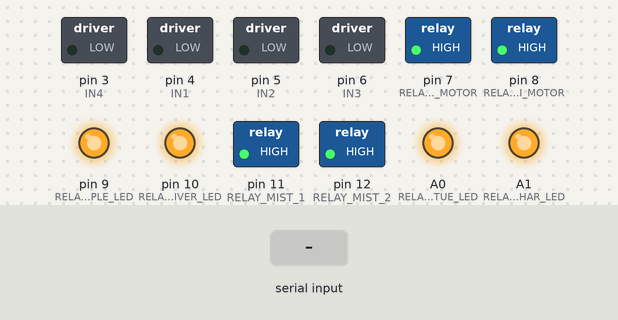
The sketch below on a simulated Arduino Uno, built with avr-gcc and run on an emulated ATmega328P. Shown: switched loads named in the sketch (green lamp = pin HIGH), output pins drawn as LEDs (lit = HIGH). The inputs (shaded band) are chosen by the test bench. What the sketch prints to the serial monitor is not drawn.

Above: at 1.2 s.
1.3 s: "K_ON\n" received over Serial
At 2.0 s:
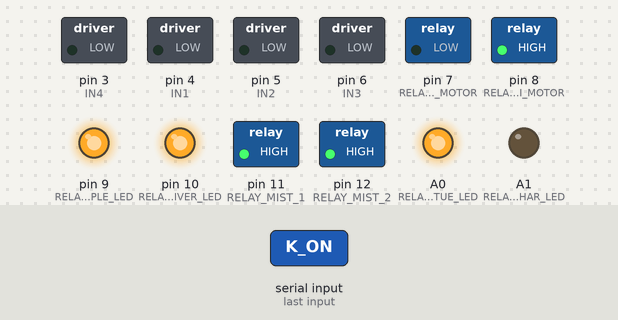
2.8 s: "R_ON\n" received over Serial
At 5.4 s:
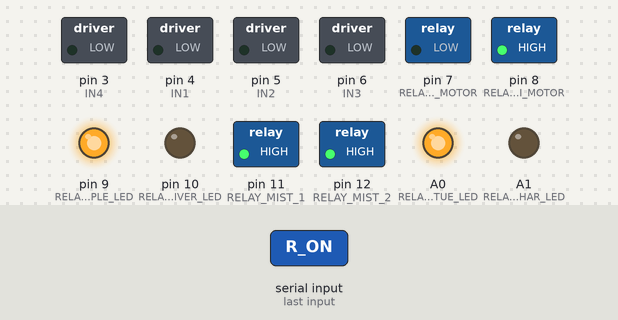
5.7 s: "W_ON\n" received over Serial
At 7.8 s:
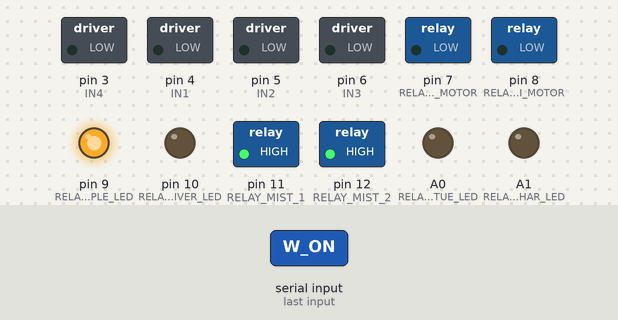
8.7 s: "T_ON\n" received over Serial
At 9.9 s:
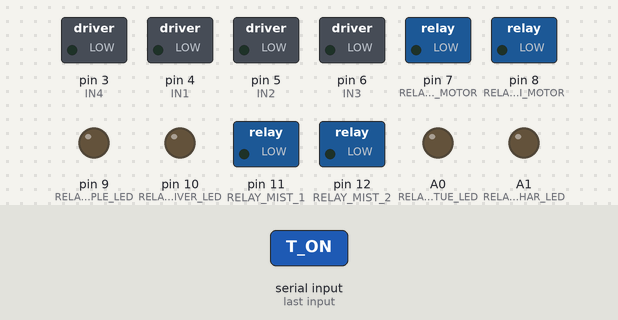
10.2 s: "SHOW_ON\n" received over Serial
At 11.3 s:
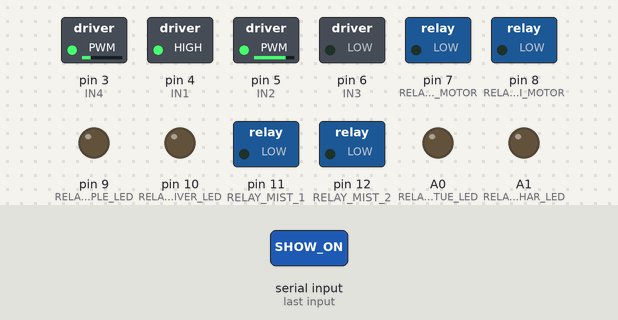
Timing chart, 0 to 16.3 s (numbered marks = the images above; inputs shaded):
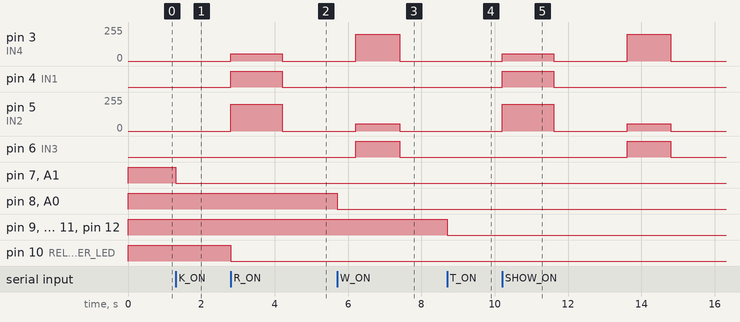

The sketch:

kurma_controller.ino
```cpp
/* ============================================================================
 *  KURMA MAKHAR CONTROLLER  --  Arduino UNO
 *  Matches the actual wiring on the board:
 *
 *    PIR  ........... 5V / GND / D2
 *    L298N (river) .. IN4=D3  IN1=D4  IN2=D5  IN3=D6
 *    JD1  .. D7 ..... Kurma synchronous AC motor
 *    JD3  .. D8 ..... Warkari fugadi AC motor
 *    JD5  .. D9 ..... Temple LED
 *    JD7  .. D10 .... River LED
 *    JD9  .. D11 .... Temple mist maker #1
 *    JD11 .. D12 .... Temple mist maker #2
 *    JD13 .. A0 ..... Warkari statue LED
 *    JD15 .. A1 ..... Makhar LED (main makhar lighting)
 *
 *  Relay board is ACTIVE LOW:  LOW = relay ON,  HIGH = relay OFF.
 *
 *  ---------------------------------------------------------------------------
 *  PROTOCOL (the Android app is the brain, this sketch is only the muscle)
 *
 *  Arduino -> App :  "READY"   once after boot / reset
 *                    "MOTION"  every time the PIR sees movement
 *                              (repeated at most once a second while movement
 *                               continues -- the app uses this to work out
 *                               when the crowd has actually left)
 *
 *  App -> Arduino :  "K_ON"     step 1: makhar LED + kurma motor
 *                    "R_ON"     step 2: river LED + river motor cycle
 *                    "W_ON"     step 3: fugadi motor + warkari statue LED
 *                    "T_ON"     step 4: temple LED + both mist makers
 *                    "SHOW_ON"  10-minute darshan showcase: everything lit,
 *                               river loops gently, mist is duty-cycled
 *                    "ALL_OFF"  everything off
 *                    "PING"     keep-alive (resets the watchdog)
 *
 *  NOTE: the old 60-second hardware auto-shutdown was removed on purpose --
 *  it fought with the app's 10-minute showcase and killed the lights mid-show.
 *  A long watchdog (WATCHDOG_MS) replaces it: if the app goes silent or the
 *  tablet is unplugged, everything is switched off safely.
 * ========================================================================== */

// --------------------------- PIN DEFINITIONS -------------------------------
#define PIR_PIN 2

// River motors (L298N) -- keep this exact IN order, it matches the wiring
#define IN4 3
#define IN1 4
#define IN2 5
#define IN3 6

// Relays (active LOW)
#define RELAY_KURMA_MOTOR   7    // JD1
#define RELAY_FUGADI_MOTOR  8    // JD3
#define RELAY_TEMPLE_LED    9    // JD5
#define RELAY_RIVER_LED     10   // JD7
#define RELAY_MIST_1        11   // JD9
#define RELAY_MIST_2        12   // JD11
#define RELAY_STATUE_LED    A0   // JD13
#define RELAY_MAKHAR_LED    A1   // JD15

const uint8_t RELAY_PINS[] = {
  RELAY_KURMA_MOTOR, RELAY_FUGADI_MOTOR, RELAY_TEMPLE_LED, RELAY_RIVER_LED,
  RELAY_MIST_1, RELAY_MIST_2, RELAY_STATUE_LED, RELAY_MAKHAR_LED
};
const uint8_t RELAY_COUNT = sizeof(RELAY_PINS);

#define RELAY_ON  LOW
#define RELAY_OFF HIGH

// ------------------------------ SETTINGS -----------------------------------
unsigned long timeM1 = 1200;              // river motor reverse leg (ms)
unsigned long timeM2 = 1400;              // river motor forward leg (ms)
unsigned long riverPause = 2000;          // pause between legs (ms)
int motorSpeed = 55;                      // river motor PWM

const unsigned long PIR_WARMUP_MS    = 30000UL;   // ignore PIR right after boot
const unsigned long MOTION_REPEAT_MS = 1000UL;    // min gap between MOTION lines
const unsigned long RIVER_LOOP_GAP   = 6000UL;    // idle gap when river loops in showcase

// Mist makers are duty-cycled during the long showcase so they are never
// left running dry for ten minutes straight.
const unsigned long MIST_ON_MS  = 120000UL;       // 2 min on
const unsigned long MIST_OFF_MS = 60000UL;        // 1 min off

// If the app says nothing at all for this long, shut the makhar down.
const unsigned long WATCHDOG_MS = 20UL * 60UL * 1000UL;   // 20 minutes

// --------------------------- STATE & TIMERS --------------------------------
String  inputString = "";
bool    stringComplete = false;

unsigned long lastMotionSent = 0;
unsigned long lastCommandAt  = 0;
bool          outputsActive  = false;

// Non-blocking river cycle: 0 = idle, 1 = forward, 2 = pause, 3 = reverse, 4 = loop gap
uint8_t       riverPhase = 0;
unsigned long riverPhaseStart = 0;
bool          riverLoop = false;          // keep repeating (showcase mode)

// Mist duty cycling during showcase
bool          mistCycling = false;
bool          mistOnNow   = false;
unsigned long mistPhaseStart = 0;

void setup() {
  Serial.begin(9600);
  inputString.reserve(32);

  pinMode(PIR_PIN, INPUT);

  pinMode(IN1, OUTPUT); pinMode(IN2, OUTPUT);
  pinMode(IN3, OUTPUT); pinMode(IN4, OUTPUT);
  stopRiverMotors();

  for (uint8_t i = 0; i < RELAY_COUNT; i++) {
    pinMode(RELAY_PINS[i], OUTPUT);
    digitalWrite(RELAY_PINS[i], RELAY_OFF);
  }

  lastCommandAt = millis();
  Serial.println("READY");
}

void loop() {
  handlePir();
  serviceRiver();
  serviceMist();
  handleCommand();
  serviceWatchdog();
}

// ------------------------------- PIR ---------------------------------------
// Report movement, nothing else. The app owns every decision about whether a
// sequence should play, so the sketch never suppresses or filters motion.
void handlePir() {
  if (millis() < PIR_WARMUP_MS) return;

  if (digitalRead(PIR_PIN) == HIGH) {
    if (millis() - lastMotionSent >= MOTION_REPEAT_MS) {
      lastMotionSent = millis();
      Serial.println("MOTION");
    }
  }
}

// --------------------------- SERIAL COMMANDS -------------------------------
void serialEvent() {
  while (Serial.available()) {
    char inChar = (char)Serial.read();
    if (inChar == '\n' || inChar == '\r') {
      if (inputString.length() > 0) stringComplete = true;
    } else {
      if (inputString.length() < 30) inputString += inChar;
    }
  }
}

void handleCommand() {
  if (!stringComplete) return;

  inputString.trim();
  lastCommandAt = millis();

  if (inputString == "K_ON") {                 // step 1 - kurma
    digitalWrite(RELAY_MAKHAR_LED, RELAY_ON);
    digitalWrite(RELAY_KURMA_MOTOR, RELAY_ON);
    outputsActive = true;
  }
  else if (inputString == "R_ON") {            // step 2 - river
    digitalWrite(RELAY_MAKHAR_LED, RELAY_ON);
    digitalWrite(RELAY_RIVER_LED, RELAY_ON);
    startRiverCycle(false);
    outputsActive = true;
  }
  else if (inputString == "W_ON") {            // step 3 - warkari
    digitalWrite(RELAY_FUGADI_MOTOR, RELAY_ON);
    digitalWrite(RELAY_STATUE_LED, RELAY_ON);
    outputsActive = true;
  }
  else if (inputString == "T_ON") {            // step 4 - temple + mist
    digitalWrite(RELAY_TEMPLE_LED, RELAY_ON);
    mistOn();
    mistCycling = false;
    outputsActive = true;
  }
  else if (inputString == "SHOW_ON") {         // 10-minute darshan showcase
    digitalWrite(RELAY_MAKHAR_LED, RELAY_ON);
    digitalWrite(RELAY_KURMA_MOTOR, RELAY_ON);
    digitalWrite(RELAY_FUGADI_MOTOR, RELAY_ON);
    digitalWrite(RELAY_TEMPLE_LED, RELAY_ON);
    digitalWrite(RELAY_RIVER_LED, RELAY_ON);
    digitalWrite(RELAY_STATUE_LED, RELAY_ON);
    if (!mistCycling) {                        // start the mist duty cycle
      mistCycling = true;
      mistOnNow = true;
      mistPhaseStart = millis();
      mistOn();
    }
    if (riverPhase == 0) startRiverCycle(true);
    riverLoop = true;
    outputsActive = true;
  }
  else if (inputString == "ALL_OFF") {
    turnEverythingOff();
  }
  else if (inputString == "PING") {
    // keep-alive only
  }

  inputString = "";
  stringComplete = false;
}

// ---------------------- RIVER MOTORS (non-blocking) ------------------------
// The old version used delay() for ~4.6 s, during which PIR reports and app
// commands were frozen. This runs the same motion off millis() instead.
void startRiverCycle(bool loopForever) {
  riverLoop = loopForever;
  riverPhase = 1;
  riverPhaseStart = millis();
  riverForward();
}

void serviceRiver() {
  if (riverPhase == 0) return;
  unsigned long elapsed = millis() - riverPhaseStart;

  switch (riverPhase) {
    case 1:                                  // forward leg
      if (elapsed >= timeM2) {
        stopRiverMotors();
        riverPhase = 2; riverPhaseStart = millis();
      }
      break;
    case 2:                                  // pause
      if (elapsed >= riverPause) {
        riverReverse();
        riverPhase = 3; riverPhaseStart = millis();
      }
      break;
    case 3:                                  // reverse leg
      if (elapsed >= timeM1) {
        stopRiverMotors();
        if (riverLoop) { riverPhase = 4; riverPhaseStart = millis(); }
        else           { riverPhase = 0; }
      }
      break;
    case 4:                                  // quiet gap, then repeat
      if (elapsed >= RIVER_LOOP_GAP) {
        riverForward();
        riverPhase = 1; riverPhaseStart = millis();
      }
      break;
  }
}

void riverForward() {
  digitalWrite(IN1, HIGH); analogWrite(IN2, 255 - motorSpeed);
  digitalWrite(IN3, LOW);  analogWrite(IN4, motorSpeed);
}

void riverReverse() {
  digitalWrite(IN1, LOW);  analogWrite(IN2, motorSpeed);
  digitalWrite(IN3, HIGH); analogWrite(IN4, 255 - motorSpeed);
}

void stopRiverMotors() {
  digitalWrite(IN1, LOW); analogWrite(IN2, 0);
  digitalWrite(IN3, LOW); analogWrite(IN4, 0);
}

// ------------------------------- MIST --------------------------------------
void mistOn() {
  digitalWrite(RELAY_MIST_1, RELAY_ON);
  digitalWrite(RELAY_MIST_2, RELAY_ON);
}

void mistOff() {
  digitalWrite(RELAY_MIST_1, RELAY_OFF);
  digitalWrite(RELAY_MIST_2, RELAY_OFF);
}

void serviceMist() {
  if (!mistCycling) return;
  unsigned long elapsed = millis() - mistPhaseStart;

  if (mistOnNow && elapsed >= MIST_ON_MS) {
    mistOff(); mistOnNow = false; mistPhaseStart = millis();
  } else if (!mistOnNow && elapsed >= MIST_OFF_MS) {
    mistOn();  mistOnNow = true;  mistPhaseStart = millis();
  }
}

// ----------------------------- WATCHDOG ------------------------------------
void serviceWatchdog() {
  if (!outputsActive) return;
  if (millis() - lastCommandAt >= WATCHDOG_MS) {
    turnEverythingOff();
  }
}

void turnEverythingOff() {
  for (uint8_t i = 0; i < RELAY_COUNT; i++) {
    digitalWrite(RELAY_PINS[i], RELAY_OFF);
  }
  stopRiverMotors();
  riverPhase = 0;
  riverLoop = false;
  mistCycling = false;
  mistOnNow = false;
  outputsActive = false;
}
```

Measured:
- after the input at 1.3 s, pin 7 (RELAY_KURMA_MOTOR), A1 (RELAY_MAKHAR_LED): HIGH → LOW at once
- after the input at 2.8 s, pin 3 (IN4): 0/255 → 55/255 at once, → 0/255 1.4 s later; pin 4 (IN1): LOW → HIGH at once, → LOW 1.4 s later; pin 5 (IN2): 0/255 → 200/255 at once, → 0/255 1.4 s later; pin 10 (RELAY_RIVER_LED): HIGH → LOW at once
- after the input at 5.7 s, pin 8 (RELAY_FUGADI_MOTOR), A0 (RELAY_STATUE_LED): HIGH → LOW at once
- after the input at 8.7 s, pin 9 (RELAY_TEMPLE_LED), pin 11 (RELAY_MIST_1), pin 12 (RELAY_MIST_2): HIGH → LOW at once
- after the input at 10.2 s, pin 3 (IN4): 0/255 → 55/255 at once, → 0/255 1.4 s later, → 200/255 2.0 s later, → 0/255 1.2 s later; pin 4 (IN1): LOW → HIGH at once, → LOW 1.4 s later; pin 5 (IN2): 0/255 → 200/255 at once, → 0/255 1.4 s later, → 55/255 2.0 s later, → 0/255 1.2 s later; pin 6 (IN3): LOW → HIGH after 3.4 s, → LOW 1.2 s later
